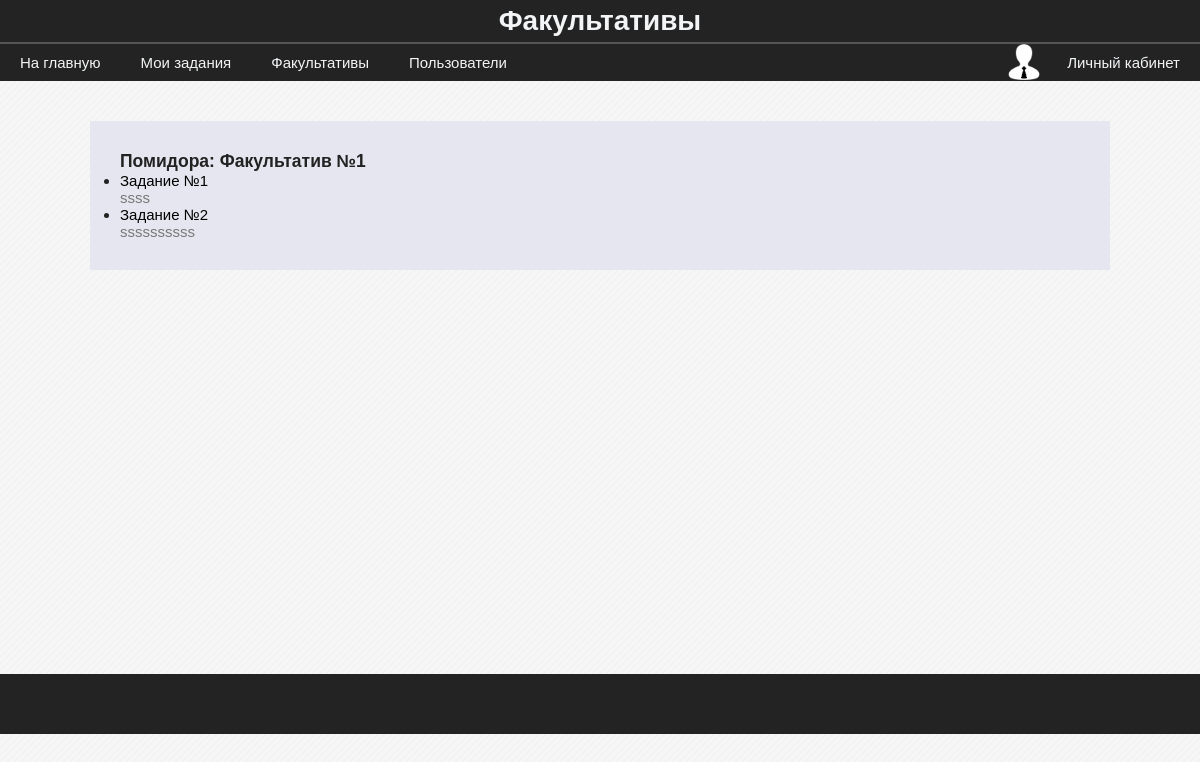
Page /tasks (signed in) on the committed database.
### data/model_groups.py (models this page shows, shortened)
class Group(SqlAlchemyBase, SerializerMixin):
    __tablename__ = 'groups'
    id = sqlalchemy.Column(sqlalchemy.Integer,
                           primary_key=True,
                           autoincrement=True)
    name = sqlalchemy.Column(sqlalchemy.String)
    leader_id = sqlalchemy.Column(sqlalchemy.Integer,
                                  sqlalchemy.ForeignKey('users.id'))
    info = sqlalchemy.Column(sqlalchemy.String)
    users_num = sqlalchemy.Column(sqlalchemy.Integer, default=0)
    photo = sqlalchemy.orm.relation("File", uselist=False)
    tasks = sqlalchemy.orm.relation("Task", backref="group")

### data/model_tasks.py (models this page shows)
class Task(SqlAlchemyBase, SerializerMixin):
    __tablename__ = 'tasks'
    id = sqlalchemy.Column(sqlalchemy.Integer,
                           primary_key=True, autoincrement=True)
    name = sqlalchemy.Column(sqlalchemy.String)
    start_date = sqlalchemy.Column(sqlalchemy.String, default=time.ctime)
    group_id = sqlalchemy.Column(sqlalchemy.Integer, sqlalchemy.ForeignKey('groups.id'))
    file = sqlalchemy.orm.relation("File", uselist=False)
    content = sqlalchemy.Column(sqlalchemy.String)

### blueprints/tasks.py (the view)
@blueprint.route('/tasks', methods=['GET', 'POST'])
@login_required
def tasks():
    groups_n_tasks = [(group, group.tasks) for group in current_user.groups]
    return render_template('tasks.html', groups_n_tasks=groups_n_tasks)

### blueprints/user_authenticate.py (called while the page is built)
@login_manager.user_loader
def user_load(user_id):
    session = db_session.create_session()
    return session.query(User).get(user_id)

### data/db_session.py (called while the page is built)
def create_session() -> Session:
    global __factory
    return __factory()

### templates/tasks.html (shortened to what this page needs)
{% extends "base.html" %}
{% block content %}
    {% for group, tasks in groups_n_tasks %}
        <div class="infolist">
            <h3>{{ group.name}}</h3>
            <ul>
                {% for task in group.tasks %}
                <li><span style="color: rgba(0, 0, 0);">{{ task.name }}</span>
                    <span style="color: rgba(120, 120, 120);">
                    {% for line in task.content.split('\n') %}
                        <p>{{ line }}</p>
                    {% endfor %}
                    </span>
                </li>
                {% else %}
                    <p><i>Пока заданий нет</i></p>
                {% endfor %}
            </ul>
        </div>
    {% endfor %}
{% endblock %}

### static/css/stylesheet.css (style rules this page uses)
body { background-color: #f6f6f6; font-family: "Calibri", sans-serif; font-size: 15px; }
* { margin: 0; padding: 0; }
.infolist { display: block; width: 80%; margin: 40px auto; background-color: rgb(230, 230, 240); padding: 30px; }

### rows in the picture
Group: name "Помидора: Факультатив №1"
Task: name "Задание №1", content "ssss"
Task: name "Задание №2", content "ssssssssss"
